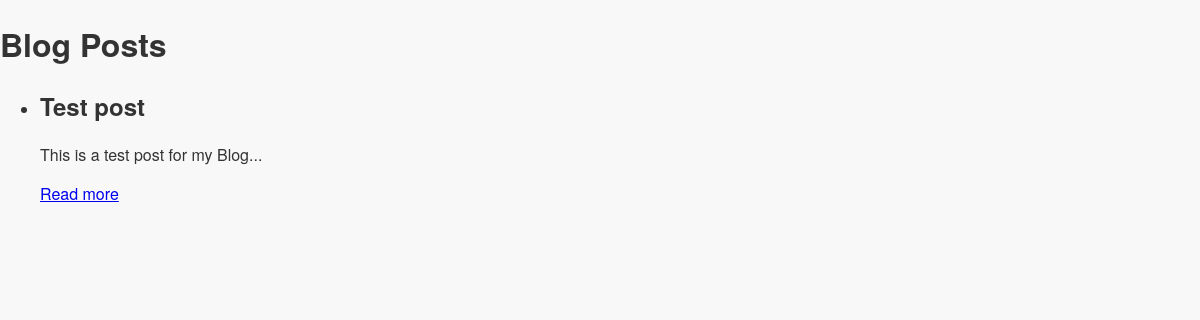
The page /blog/ on the database as committed earlier.
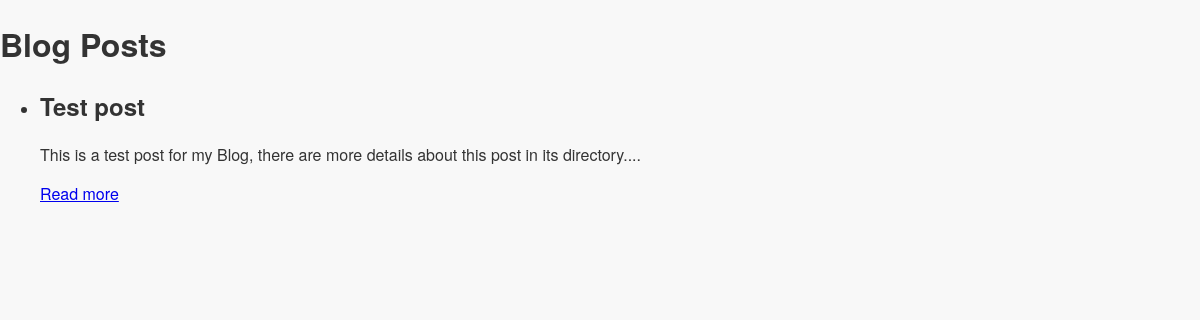
The same page on the database as committed later.
### personal_app/models.py (models this page shows)
class BlogPost(models.Model):
    title = models.CharField(max_length=200)
    author = models.CharField(max_length=100)
    category = models.CharField(max_length=100)
    content = models.TextField()
    created_at = models.DateTimeField(auto_now_add=True)  # Automatically set on creation
    updated_at = models.DateTimeField(auto_now=True)  # Automatically update on save

### personal_app/views.py (the view)
# urls.py: path('blog/', views.blog_post_list, name='blog_post_list'),
def blog_post_list(request):
    posts = BlogPost.objects.all()  # Fetch all blog posts
    return render(request, 'personal_app/blog_post_list.html', {'posts': posts})

### personal_app/templates/personal_app/blog_post_list.html (shortened to what this page needs)
<!DOCTYPE html>
<html>
<head>
    {% load static %}
    <link rel="stylesheet" type="text/css" href="{% static 'personal_app/style.css' %}">
</head>
<body>
    <h1>Blog Posts</h1>
    <ul>
        {% for post in posts %}
            <li>
                <h2>{{ post.title }}</h2>
                <p>{{ post.content|slice:":100" }}...</p>
                <a href="{% url 'blog_post_detail' post.id %}">Read more</a>
            </li>
        {% endfor %}
    </ul>
</body>
</html>

Rows that differ between the two databases and show on the page:
changed BlogPost "Test post": content "This is a test post for my Blog" → "This is a test post for my Blog, there are more details about this post in its directory."
